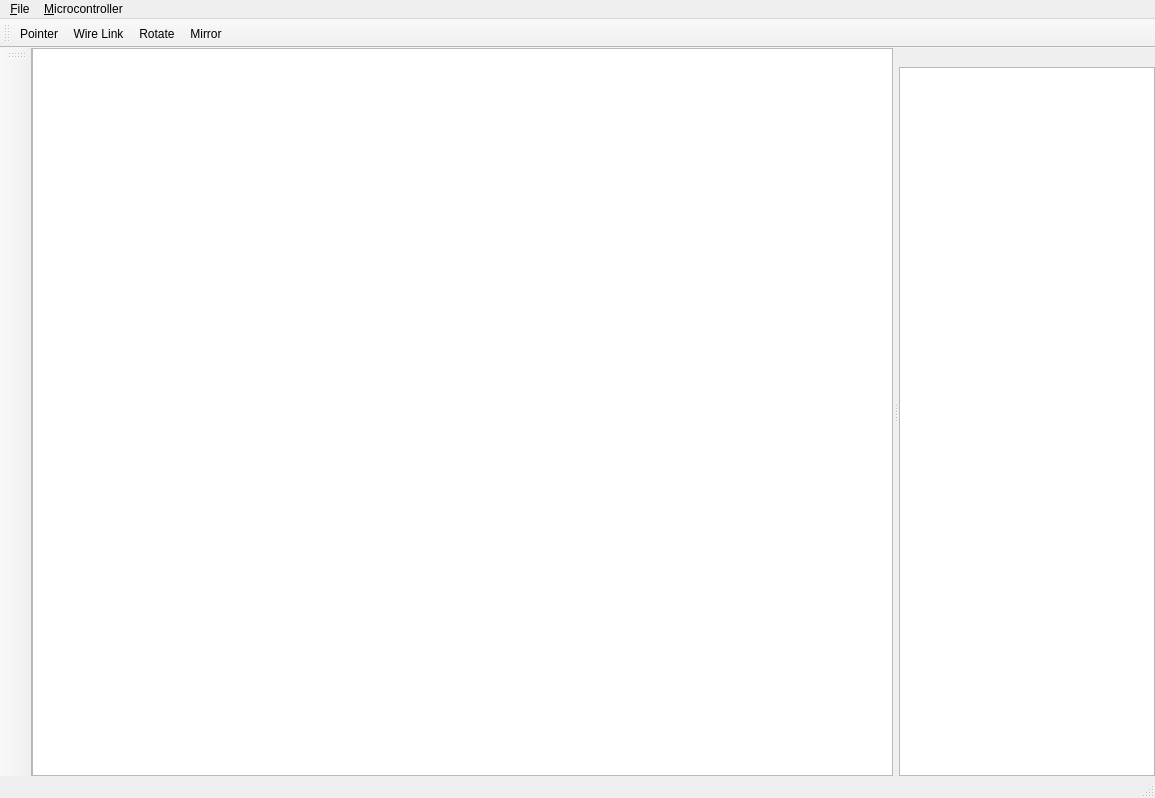
<?xml version="1.0" encoding="UTF-8"?>
<ui version="4.0">
 <class>GenericHIDClass</class>
 <widget class="QMainWindow" name="GenericHIDClass">
  <property name="geometry">
   <rect>
    <x>0</x>
    <y>0</y>
    <width>1155</width>
    <height>798</height>
   </rect>
  </property>
  <property name="windowTitle">
   <string>GenericHID</string>
  </property>
  <widget class="QWidget" name="centralWidget">
   <layout class="QHBoxLayout" name="horizontalLayout_2">
    <property name="spacing">
     <number>0</number>
    </property>
    <property name="margin">
     <number>0</number>
    </property>
    <item>
     <widget class="ShapeGraphicsView" name="graphicsView">
      <property name="rubberBandSelectionMode">
       <enum>Qt::ContainsItemShape</enum>
      </property>
     </widget>
    </item>
   </layout>
  </widget>
  <widget class="QMenuBar" name="menuBar">
   <property name="geometry">
    <rect>
     <x>0</x>
     <y>0</y>
     <width>1155</width>
     <height>21</height>
    </rect>
   </property>
   <widget class="QMenu" name="menuFile">
    <property name="title">
     <string>&amp;File</string>
    </property>
    <addaction name="actionOpen"/>
    <addaction name="actionSave"/>
    <addaction name="actionSave_As"/>
    <addaction name="separator"/>
    <addaction name="actionExit"/>
   </widget>
   <widget class="QMenu" name="menuMicrocontroller">
    <property name="title">
     <string>&amp;Microcontroller</string>
    </property>
    <addaction name="actionProgram"/>
    <addaction name="actionExport"/>
    <addaction name="actionImport_and_Program"/>
   </widget>
   <addaction name="menuFile"/>
   <addaction name="menuMicrocontroller"/>
  </widget>
  <widget class="QToolBar" name="mainToolBar">
   <attribute name="toolBarArea">
    <enum>TopToolBarArea</enum>
   </attribute>
   <attribute name="toolBarBreak">
    <bool>false</bool>
   </attribute>
   <addaction name="actionPointerTool"/>
   <addaction name="actionWireLinkTool"/>
   <addaction name="actionRotateTool"/>
   <addaction name="actionMirrorTool"/>
  </widget>
  <widget class="QStatusBar" name="statusBar"/>
  <widget class="QToolBar" name="toolToolBar">
   <property name="minimumSize">
    <size>
     <width>32</width>
     <height>32</height>
    </size>
   </property>
   <property name="windowTitle">
    <string>toolBar</string>
   </property>
   <attribute name="toolBarArea">
    <enum>LeftToolBarArea</enum>
   </attribute>
   <attribute name="toolBarBreak">
    <bool>false</bool>
   </attribute>
  </widget>
  <widget class="QDockWidget" name="dockWidget">
   <property name="features">
    <set>QDockWidget::NoDockWidgetFeatures</set>
   </property>
   <property name="allowedAreas">
    <set>Qt::RightDockWidgetArea</set>
   </property>
   <attribute name="dockWidgetArea">
    <number>2</number>
   </attribute>
   <widget class="QWidget" name="dockWidgetContents">
    <layout class="QHBoxLayout" name="horizontalLayout">
     <property name="spacing">
      <number>0</number>
     </property>
     <property name="margin">
      <number>0</number>
     </property>
     <item>
      <widget class="ShapePropertyBrowser" name="listView"/>
     </item>
    </layout>
   </widget>
  </widget>
  <action name="actionOpen">
   <property name="text">
    <string>&amp;Open</string>
   </property>
   <property name="shortcut">
    <string>Ctrl+O</string>
   </property>
  </action>
  <action name="actionSave">
   <property name="text">
    <string>&amp;Save</string>
   </property>
   <property name="shortcut">
    <string>Ctrl+S</string>
   </property>
  </action>
  <action name="actionSave_As">
   <property name="text">
    <string>Save &amp;As</string>
   </property>
  </action>
  <action name="actionExit">
   <property name="text">
    <string>Exit</string>
   </property>
   <property name="shortcut">
    <string>Ctrl+X</string>
   </property>
  </action>
  <action name="actionProgram">
   <property name="text">
    <string>&amp;Program...</string>
   </property>
   <property name="shortcut">
    <string>Ctrl+P</string>
   </property>
  </action>
  <action name="actionExport">
   <property name="text">
    <string>&amp;Export</string>
   </property>
  </action>
  <action name="actionImport_and_Program">
   <property name="text">
    <string>&amp;Import and Program</string>
   </property>
  </action>
  <action name="actionPointerTool">
   <property name="checkable">
    <bool>true</bool>
   </property>
   <property name="icon">
    <iconset resource="generichid.qrc">
     <normaloff>:/GenericHID/resources/Cursor.png</normaloff>:/GenericHID/resources/Cursor.png</iconset>
   </property>
   <property name="text">
    <string>Pointer</string>
   </property>
  </action>
  <action name="actionWireLinkTool">
   <property name="checkable">
    <bool>true</bool>
   </property>
   <property name="icon">
    <iconset resource="generichid.qrc">
     <normaloff>:/GenericHID/resources/Wire.png</normaloff>:/GenericHID/resources/Wire.png</iconset>
   </property>
   <property name="text">
    <string>Wire Link</string>
   </property>
  </action>
  <action name="actionRotateTool">
   <property name="checkable">
    <bool>true</bool>
   </property>
   <property name="icon">
    <iconset resource="generichid.qrc">
     <normaloff>:/GenericHID/resources/Rotate.png</normaloff>:/GenericHID/resources/Rotate.png</iconset>
   </property>
   <property name="text">
    <string>Rotate</string>
   </property>
  </action>
  <action name="actionMirrorTool">
   <property name="checkable">
    <bool>true</bool>
   </property>
   <property name="icon">
    <iconset resource="generichid.qrc">
     <normaloff>:/GenericHID/resources/Mirror.png</normaloff>:/GenericHID/resources/Mirror.png</iconset>
   </property>
   <property name="text">
    <string>Mirror</string>
   </property>
  </action>
 </widget>
 <layoutdefault spacing="6" margin="11"/>
 <customwidgets>
  <customwidget>
   <class>ShapePropertyBrowser</class>
   <extends>QListView</extends>
   <header>shapepropertybrowser.h</header>
  </customwidget>
  <customwidget>
   <class>ShapeGraphicsView</class>
   <extends>QGraphicsView</extends>
   <header>shapegraphicsview.h</header>
  </customwidget>
 </customwidgets>
 <resources>
  <include location="generichid.qrc"/>
 </resources>
 <connections>
  <connection>
   <sender>actionOpen</sender>
   <signal>triggered()</signal>
   <receiver>GenericHIDClass</receiver>
   <slot>onFileOpen()</slot>
   <hints>
    <hint type="sourcelabel">
     <x>-1</x>
     <y>-1</y>
    </hint>
    <hint type="destinationlabel">
     <x>299</x>
     <y>199</y>
    </hint>
   </hints>
  </connection>
  <connection>
   <sender>actionSave</sender>
   <signal>triggered()</signal>
   <receiver>GenericHIDClass</receiver>
   <slot>onFileSave()</slot>
   <hints>
    <hint type="sourcelabel">
     <x>-1</x>
     <y>-1</y>
    </hint>
    <hint type="destinationlabel">
     <x>299</x>
     <y>199</y>
    </hint>
   </hints>
  </connection>
  <connection>
   <sender>actionSave_As</sender>
   <signal>triggered()</signal>
   <receiver>GenericHIDClass</receiver>
   <slot>onFileSaveAs()</slot>
   <hints>
    <hint type="sourcelabel">
     <x>-1</x>
     <y>-1</y>
    </hint>
    <hint type="destinationlabel">
     <x>299</x>
     <y>199</y>
    </hint>
   </hints>
  </connection>
  <connection>
   <sender>actionExit</sender>
   <signal>triggered()</signal>
   <receiver>GenericHIDClass</receiver>
   <slot>onFileExit()</slot>
   <hints>
    <hint type="sourcelabel">
     <x>-1</x>
     <y>-1</y>
    </hint>
    <hint type="destinationlabel">
     <x>299</x>
     <y>199</y>
    </hint>
   </hints>
  </connection>
  <connection>
   <sender>actionProgram</sender>
   <signal>triggered()</signal>
   <receiver>GenericHIDClass</receiver>
   <slot>onMicrocontrollerProgram()</slot>
   <hints>
    <hint type="sourcelabel">
     <x>-1</x>
     <y>-1</y>
    </hint>
    <hint type="destinationlabel">
     <x>299</x>
     <y>199</y>
    </hint>
   </hints>
  </connection>
  <connection>
   <sender>actionExport</sender>
   <signal>triggered()</signal>
   <receiver>GenericHIDClass</receiver>
   <slot>onMicrocontrollerExport()</slot>
   <hints>
    <hint type="sourcelabel">
     <x>-1</x>
     <y>-1</y>
    </hint>
    <hint type="destinationlabel">
     <x>299</x>
     <y>199</y>
    </hint>
   </hints>
  </connection>
  <connection>
   <sender>actionImport_and_Program</sender>
   <signal>triggered()</signal>
   <receiver>GenericHIDClass</receiver>
   <slot>onMicrocontrollerImportAndProgram()</slot>
   <hints>
    <hint type="sourcelabel">
     <x>-1</x>
     <y>-1</y>
    </hint>
    <hint type="destinationlabel">
     <x>299</x>
     <y>199</y>
    </hint>
   </hints>
  </connection>
  <connection>
   <sender>actionRotateTool</sender>
   <signal>triggered()</signal>
   <receiver>GenericHIDClass</receiver>
   <slot>onRotateTool()</slot>
   <hints>
    <hint type="sourcelabel">
     <x>-1</x>
     <y>-1</y>
    </hint>
    <hint type="destinationlabel">
     <x>577</x>
     <y>398</y>
    </hint>
   </hints>
  </connection>
  <connection>
   <sender>actionMirrorTool</sender>
   <signal>triggered()</signal>
   <receiver>GenericHIDClass</receiver>
   <slot>onMirrorTool()</slot>
   <hints>
    <hint type="sourcelabel">
     <x>-1</x>
     <y>-1</y>
    </hint>
    <hint type="destinationlabel">
     <x>577</x>
     <y>398</y>
    </hint>
   </hints>
  </connection>
  <connection>
   <sender>actionPointerTool</sender>
   <signal>triggered()</signal>
   <receiver>GenericHIDClass</receiver>
   <slot>onPointerTool()</slot>
   <hints>
    <hint type="sourcelabel">
     <x>-1</x>
     <y>-1</y>
    </hint>
    <hint type="destinationlabel">
     <x>577</x>
     <y>398</y>
    </hint>
   </hints>
  </connection>
  <connection>
   <sender>actionWireLinkTool</sender>
   <signal>triggered()</signal>
   <receiver>GenericHIDClass</receiver>
   <slot>onWireLinkTool()</slot>
   <hints>
    <hint type="sourcelabel">
     <x>-1</x>
     <y>-1</y>
    </hint>
    <hint type="destinationlabel">
     <x>577</x>
     <y>398</y>
    </hint>
   </hints>
  </connection>
 </connections>
 <slots>
  <slot>onFileOpen()</slot>
  <slot>onFileSave()</slot>
  <slot>onFileSaveAs()</slot>
  <slot>onFileExit()</slot>
  <slot>onMicrocontrollerProgram()</slot>
  <slot>onMicrocontrollerExport()</slot>
  <slot>onMicrocontrollerImportAndProgram()</slot>
  <slot>onRotateTool()</slot>
  <slot>onMirrorTool()</slot>
  <slot>onPointerTool()</slot>
  <slot>onWireLinkTool()</slot>
 </slots>
</ui>
